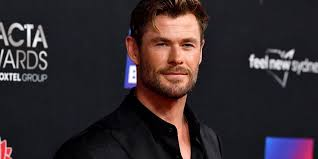
#> input picture faces/images.jpg, 318 x 159 px, given in place of the camera
$ python cv.py
#> lines starting #> are read from the running program, lines starting #| are printed output that depends on the picture; after the words box and inside, x2 and y2 are one past the last pixel; in counts of white or black regions, pixels touching at a corner belong together
import cv2

scale0 = 0.33
scale1 = 3


def main():
    video = cv2.VideoCapture(0)
    video.open('https://192.168.0.102:8080/video')

    facedetect = cv2.CascadeClassifier('haarcascade_frontalface_default.xml')

    while True:
        ret, frame = video.read()
#> frame is the input picture: shape (159, 318, 3); mean B, G, R 46.3, 42.2, 51.2

        gray = cv2.cvtColor(frame, cv2.COLOR_BGR2GRAY)
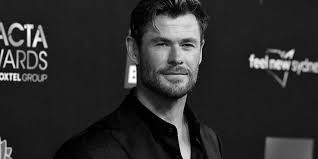
#> gray: shape (159, 318); min 0, max 255, mean 45.2
        small_frame = cv2.resize(gray, (0, 0), fx=scale0, fy=scale0)
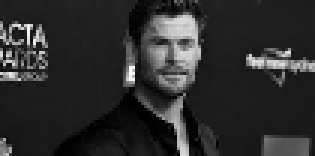
#> small_frame: shape (52, 105) (shown 3 times larger); min 0, max 252, mean 45.1

        faces = facedetect.detectMultiScale(small_frame, 1.3, 5)
#> faces = ()

        for (x, y, w, h) in faces:
            x *= scale1
            y *= scale1
            w *= scale1
            h *= scale1

            cv2.rectangle(frame, (x, y), (x + w, y + h), (0, 0, 255), 10)
#> this loop made 0 passes

        cv2.imshow('Frame', frame)
        cv2.moveWindow('Frame', 0, 0)

        k = cv2.waitKey(1)
#> (key q is pressed here)

        if k == ord('q'):
            break

    video.release()
    cv2.destroyAllWindows()


if __name__ == "__main__":
    main()

$ run again, on faces/164329.jpg
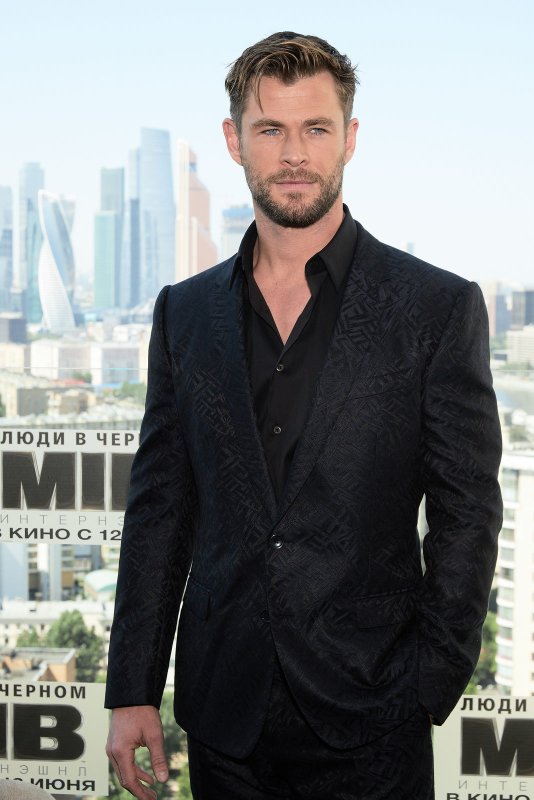
#> input picture faces/164329.jpg, 1067 x 1600 px, given in place of the camera (shown at 1/2 size)
#> in main, frame is the input picture: shape (1600, 1067, 3); mean B, G, R 126.5, 126.5, 124.2
#> in main, `small_frame = cv2.resize(gray, (0, 0), fx=scale0, fy=scale0)`:
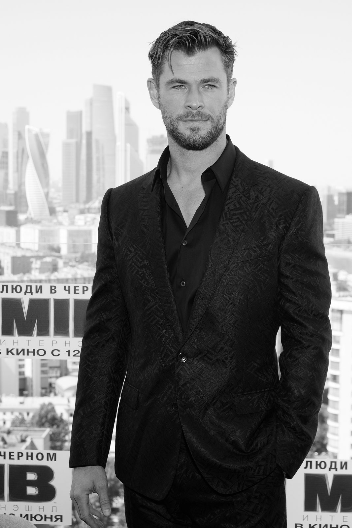
#> small_frame: shape (528, 352); min 0, max 255, mean 125.7
#> faces = [[150, 51, 89, 89]]
#> the loop in main, `for (x, y, w, h) in faces:` made 1 pass
#> (x, y, w, h) on pass 1: (450, 153, 267, 267)
#> after the loop in main, `for (x, y, w, h) in faces:`:
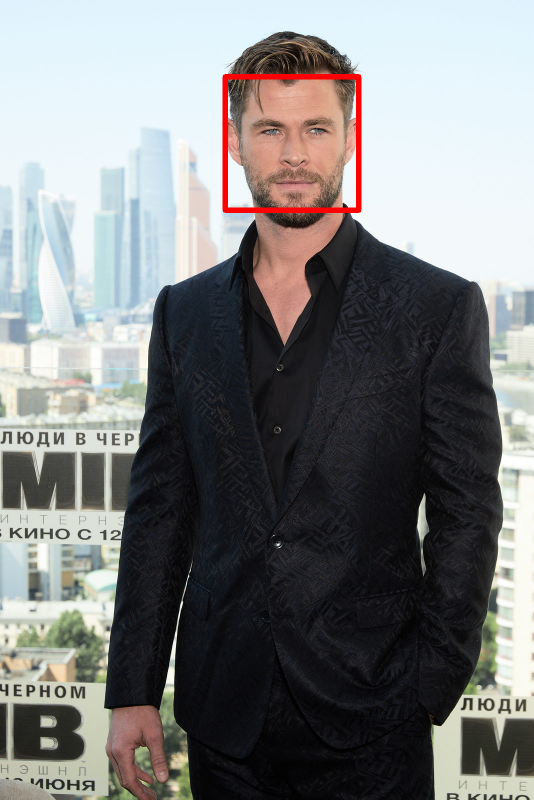
#> frame: shape (1600, 1067, 3) (shown at 1/2 size); 0.69% of pixels changed, all inside (x1, y1, x2, y2) = (445, 148, 723, 426)

$ run again, on faces/Dima.jpg
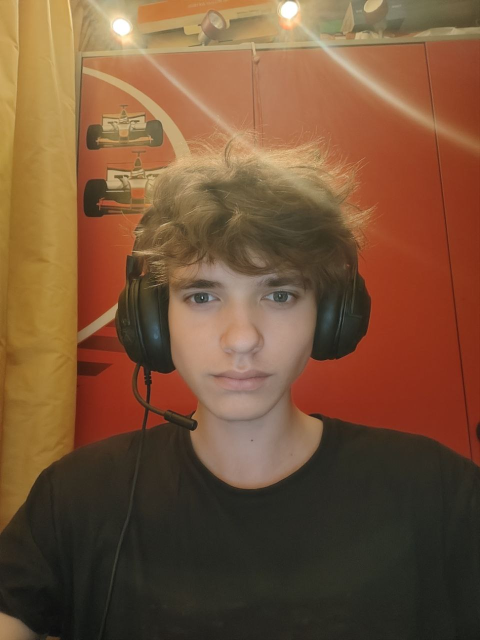
#> input picture faces/Dima.jpg, 960 x 1280 px, given in place of the camera (shown at 1/2 size)
#> in main, frame is the input picture: shape (1280, 960, 3); mean B, G, R 56.4, 83.4, 118.6
#> in main, `small_frame = cv2.resize(gray, (0, 0), fx=scale0, fy=scale0)`:
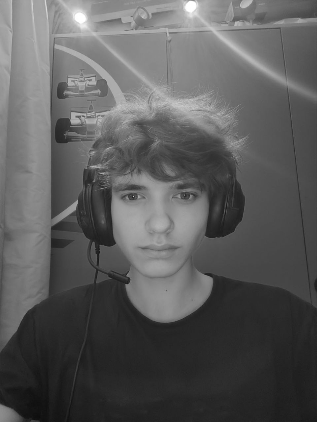
#> small_frame: shape (422, 317); min 13, max 255, mean 90.8
#> faces = [[97, 151, 127, 127]]
#> the loop in main, `for (x, y, w, h) in faces:` made 1 pass
#> (x, y, w, h) on pass 1: (291, 453, 381, 381)
#> after the loop in main, `for (x, y, w, h) in faces:`:
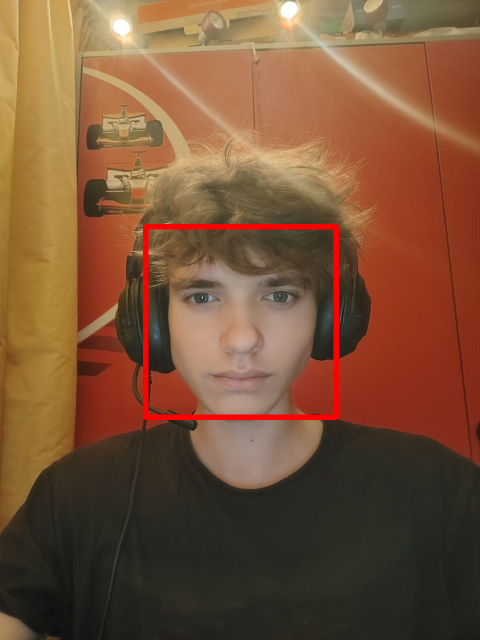
#> frame: shape (1280, 960, 3) (shown at 1/2 size); 1.36% of pixels changed, all inside (x1, y1, x2, y2) = (286, 448, 678, 840)
